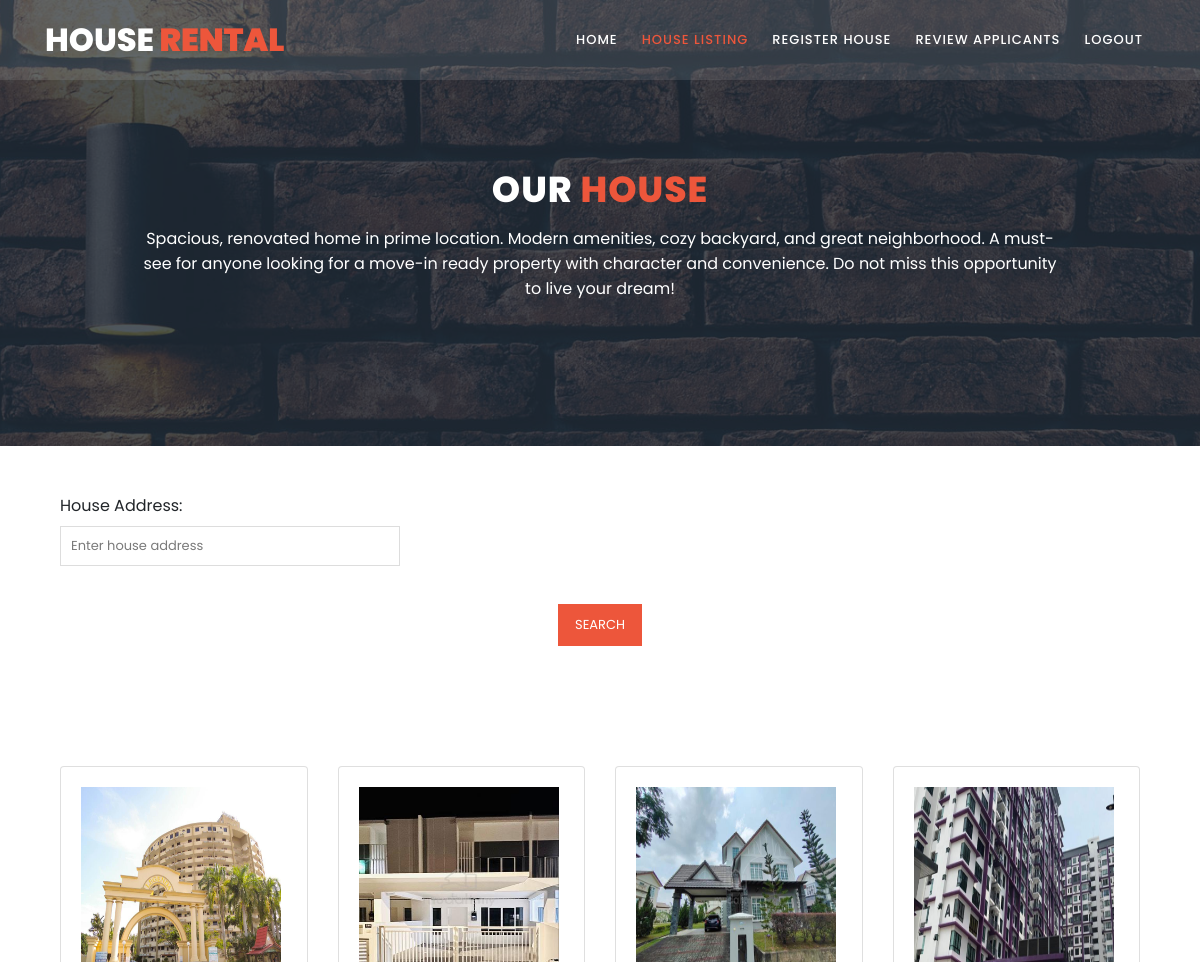
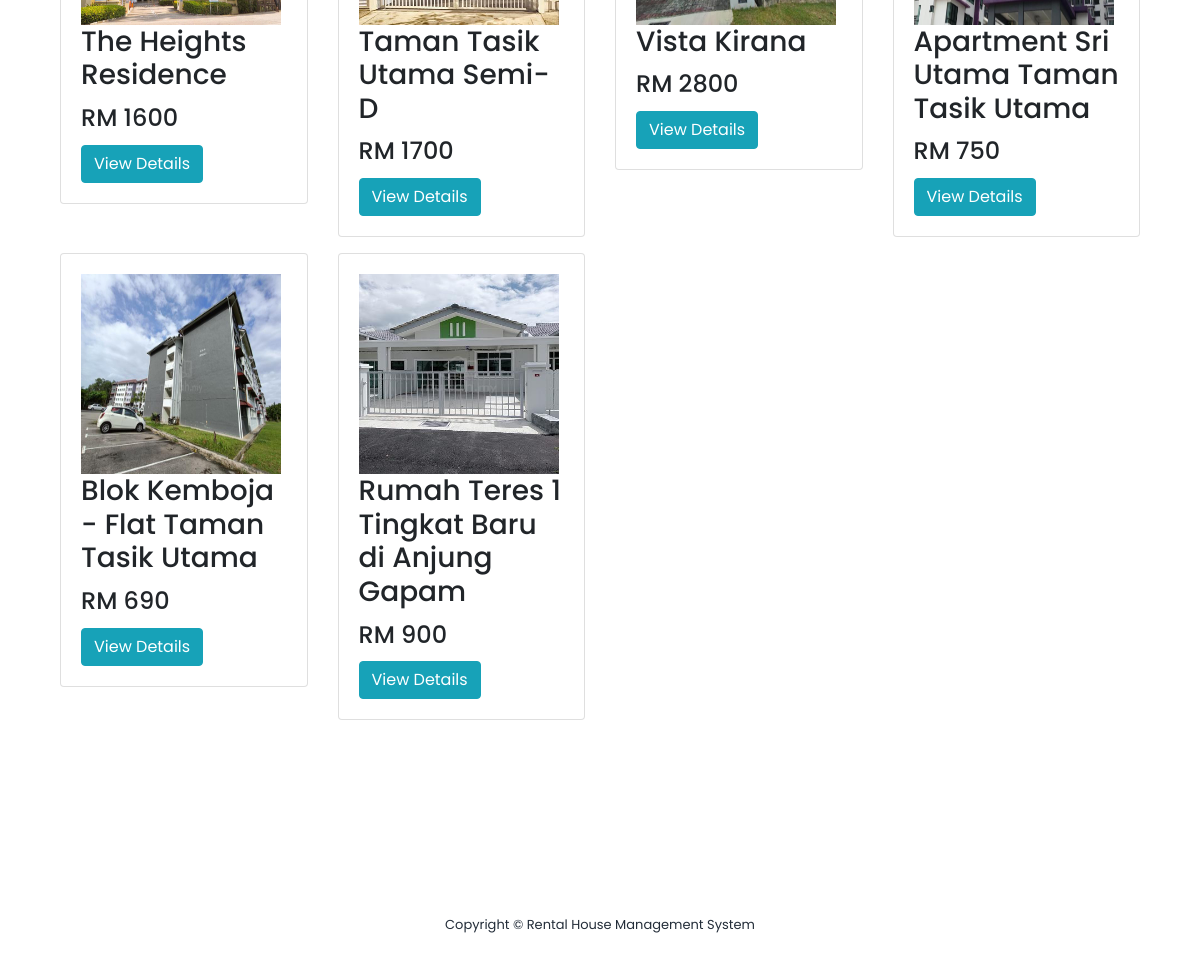
/student-rental-management-system/landlordlistinghouse.php, run on the app's committed database (2 pictures, top to bottom).
### tables this page shows
CREATE TABLE `house` (
  `id` int(11) NOT NULL,
  `type` varchar(255) NOT NULL,
  `rent` varchar(255) NOT NULL,
  `address` varchar(255) NOT NULL,
  `info` varchar(255) NOT NULL,
  `image_url` varchar(255) NOT NULL
);

### student-rental-management-system/landlordlistinghouse.php (the view, shortened to what this page needs)
<!DOCTYPE html>
<html lang="en">
  <head>
    <link rel="stylesheet" type="text/css" href="assets/css/bootstrap.min.css">
    <link rel="stylesheet" type="text/css" href="assets/css/font-awesome.css">
    <link rel="stylesheet" href="assets/css/style.css">
    </head>
    <body>
    <header class="header-area header-sticky">
        <div class="container">
            <div class="row">
                <div class="col-12">
                    <nav class="main-nav">
                        <a href="landlordhome.php" class="logo">House<em> Rental</em></a>
                        <ul class="nav">
                        <li><a href="landlordhome.php">Home</a></li>
                        <li><a href="landlordlistinghouse.php" class="active">House Listing</a></li>
                        <li><a href="landlordhouse.php">Register House</a></li>
                        <li><a href="landlordviewstud.php">Review Applicants</a></li>
                        <li><a href="landlord_logout.php">Logout</a></li>
                    </nav>
                </div>
            </div>
        </div>
    </header>
    <section class="section section-bg" id="call-to-action" style="background-image: url(assets/images/banner-image-1-1920x500.jpg)">
        <div class="container">
            <div class="row">
                <div class="col-lg-10 offset-lg-1">
                    <div class="cta-content">
                        <br>
                        <br>
                        <h2>Our <em>House</em></h2>
                        <p>Spacious, renovated home in prime location. Modern amenities,
                            cozy backyard, and great neighborhood. A must-see for anyone
                            looking for a move-in ready property with character and convenience.
                             Do not miss this opportunity
                            to live your dream!</p>
                    </div>
                </div>
            </div>
        </div>
    </section>
    <section class="section" id="trainers">
        <div class="container">
            <br>
            <br>
            <div class="contact-form">
                <form action="#" id="contact">
                    <div class="col-md-4 col-sm-6 col-xs-12">
                        <div class="form-group">
                            <label>House Address:</label>
                            <input type="text" name="house_address" placeholder="Enter house address">
                        </div>
                    </div>
                    <div class="col-sm-4 offset-sm-4">
                    <div class="main-button text-center">
                        <button type="submit">Search</button>
                    </div>
                </div>
                <br>
                <br>
                </form>
            </div>
            <div class = "container py-5">
                <div class="row mt-2">
                <?php
                require 'database.php';
                $query = "SELECT * FROM house";
                $query_run = mysqli_query($conn, $query);
                $check_house = mysqli_num_rows($query_run) > 0;
                if ($check_house) {
                    while ($row = mysqli_fetch_assoc($query_run)) {
                        ?>
                        <div class="col-md-3 mt-3">
                            <div class="card">
                                <div class="card-body">
                                    <img src="upload/<?php echo $row['image_url']; ?>" width="200px" height="200px" alt="House">
                                    <h3 class="card-title"><?php echo $row['address']; ?></h3>
                                    <h4 class="card-title"><?php echo $row['rent']; ?></h4>
                                    <a href="lanlordhousedetails.php?house_id=<?php echo $row['id']; ?>" class="btn btn-info" role="button">View Details</a>
                                </div>
                            </div>
                        </div>
                        <?php
                    }
                } else {
                    echo "No House Found";
                }
                ?>
                </div>
            </div>
            <br>
        </div>
    </section>
    <footer>
        <div class="container">
            <div class="row">
                <div class="col-lg-12">
                    <p>
                         Copyright © Rental House Management System
                    </p>
                </div>
            </div>
        </div>
    </footer>
  </body>
</html>

### data on the page
house: image_url (picture), address "The Heights Residence", rent "RM 1600"
house: image_url (picture), address "Taman Tasik Utama Semi-D", rent "RM 1700"
house: image_url (picture), address "Vista Kirana", rent "RM 2800"
house: image_url (picture), address "Apartment Sri Utama Taman Tasik Utama", rent "RM 750"
house: image_url (picture), address "Blok Kemboja - Flat Taman Tasik Utama", rent "RM 690"
house: image_url (picture), address "Rumah Teres 1 Tingkat Baru di Anjung Gapam", rent "RM 900"
